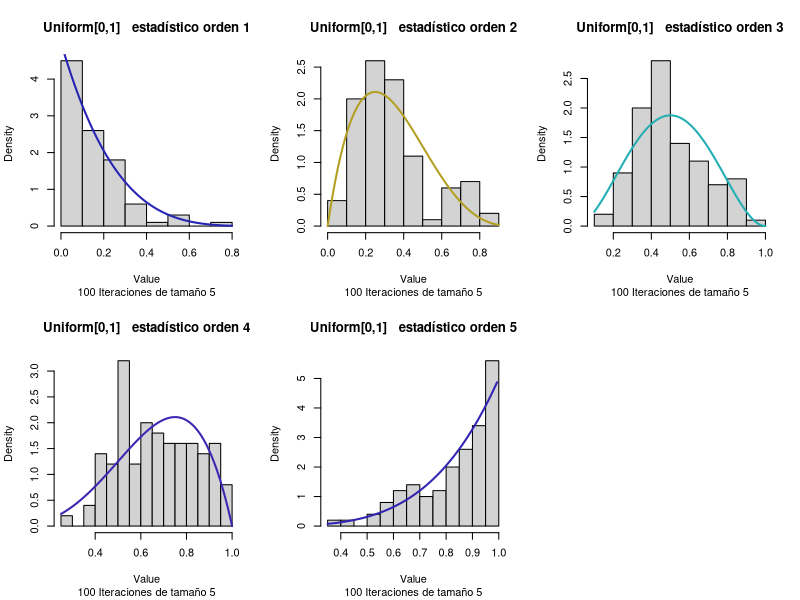
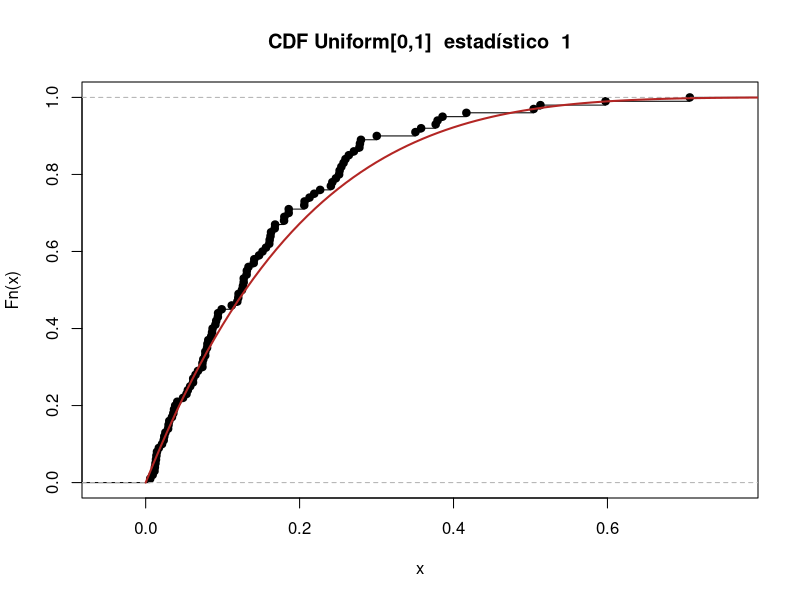
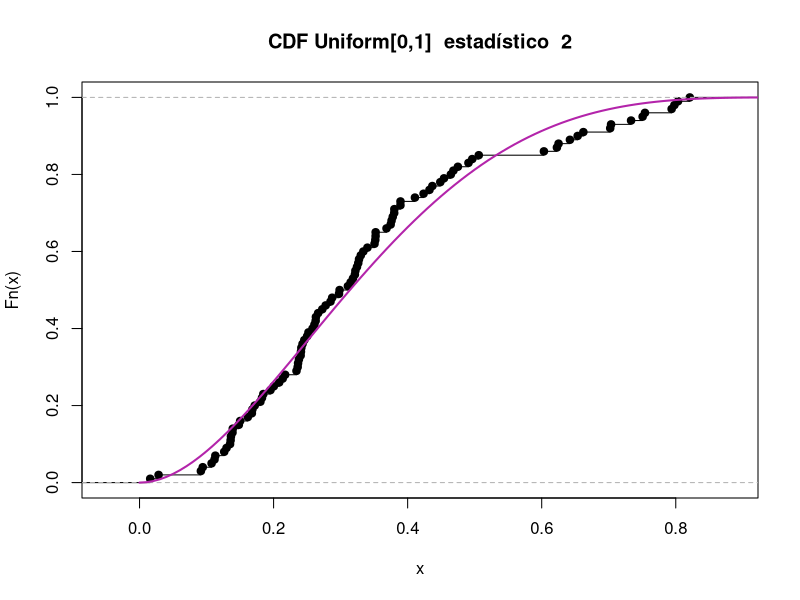
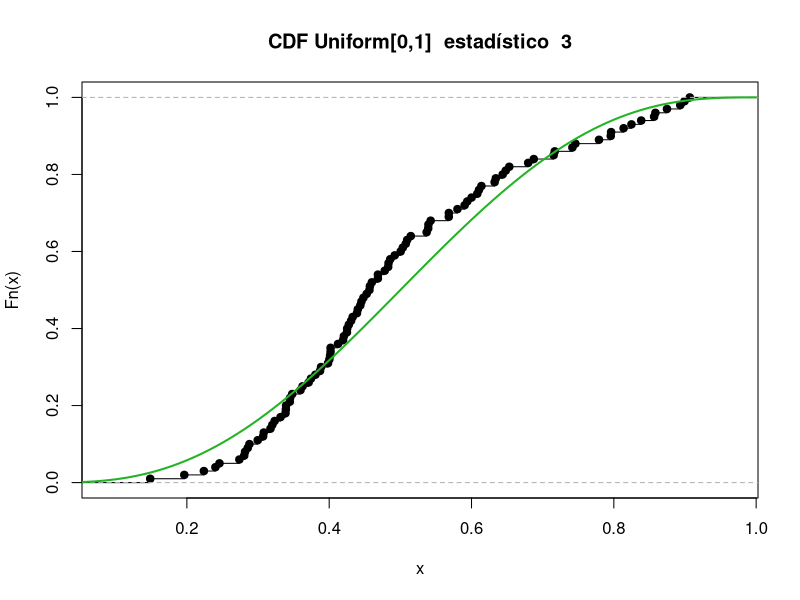
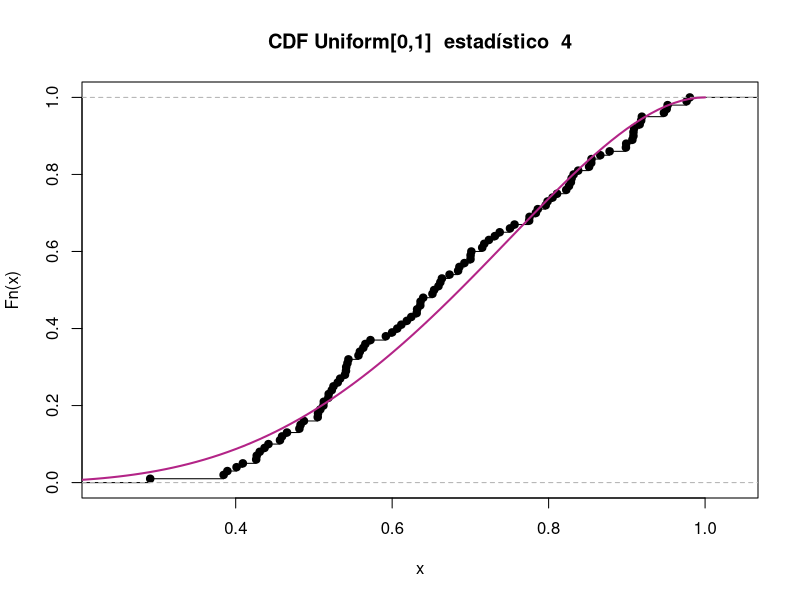
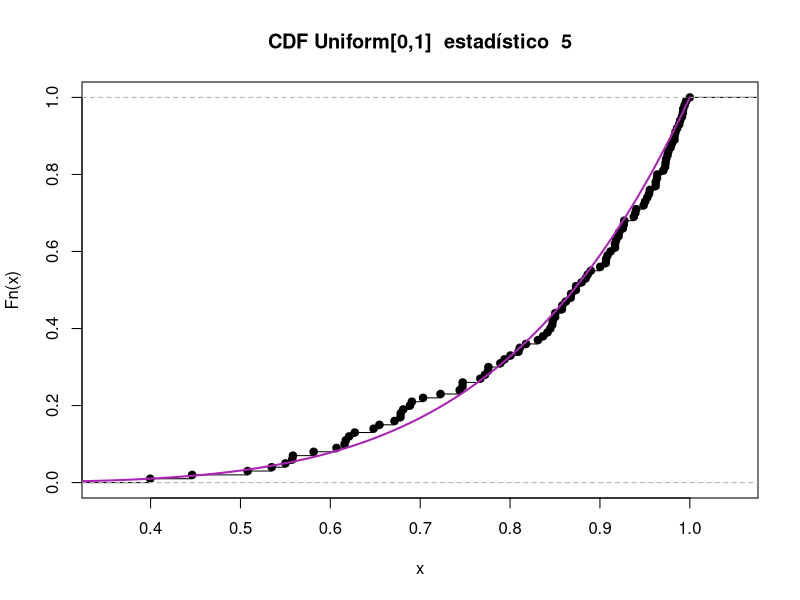

These charts were generated, in order, by the following R code:
## ---- chunk 1

n <- 5
nsim <- 100
#Generacion de las muestras
sim <- apply(matrix(runif(nsim*n), nrow=n), 2, sort)
## ---- chunk 2

par(mfrow=c(2, 3))

#Definición de la función de densidad 
orderDist <- function(x, k, n, ...) {
  z <- lfactorial(n) - lfactorial(k-1) - lfactorial(n-k) +
    (k-1)*punif(x, log.p=TRUE, ...) +
    (n-k)*punif(x, log.p=TRUE, lower.tail=FALSE, ...) +
    dunif(x, log=TRUE, ...)
      return(exp(z))
}
#Gráfica
for (i in 1:5){
  hist(sim[i, , drop=FALSE], freq = FALSE, breaks = 10,
              xlab="Value",
         sub=paste(nsim, "Iteraciones de tamaño", n),
         main=paste('Uniform[0,1] ', " estadístico orden", i))
  curve(orderDist(x, i, n), add=TRUE, col=hsv(runif(1), 0.8, 0.7), lwd=2)
  
}


## ---- chunk 3
par(mfrow=c(1, 1))

#Definición de CDF teórico
cdfteor <- function(x, k, n, ...) {
  i <- k:n
  z <- sum( choose(n, i)*punif(x)^(i)*(1-punif(x))^(n-i))
      return(z)
}

#Gráfica
for (i in 1:5){
  empirical <- ecdf(sim[i, , drop=FALSE])
  plot(empirical, main=paste('CDF Uniform[0,1] ', "estadístico ", i))
  curve(Vectorize(cdfteor)(x, i, n), add=TRUE, col=hsv(runif(1), 0.8, 0.7), lwd=2, from = 0, to = 1)
}


